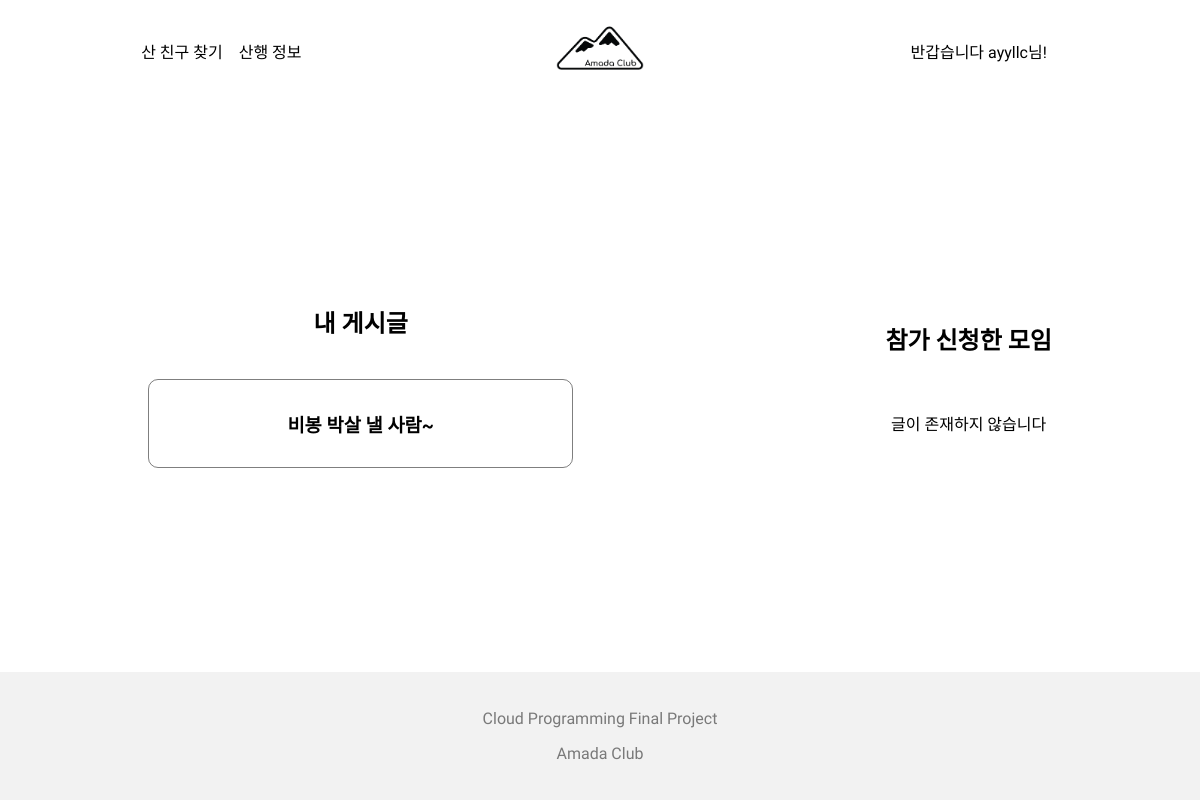
The app's page / (signed in), older data.
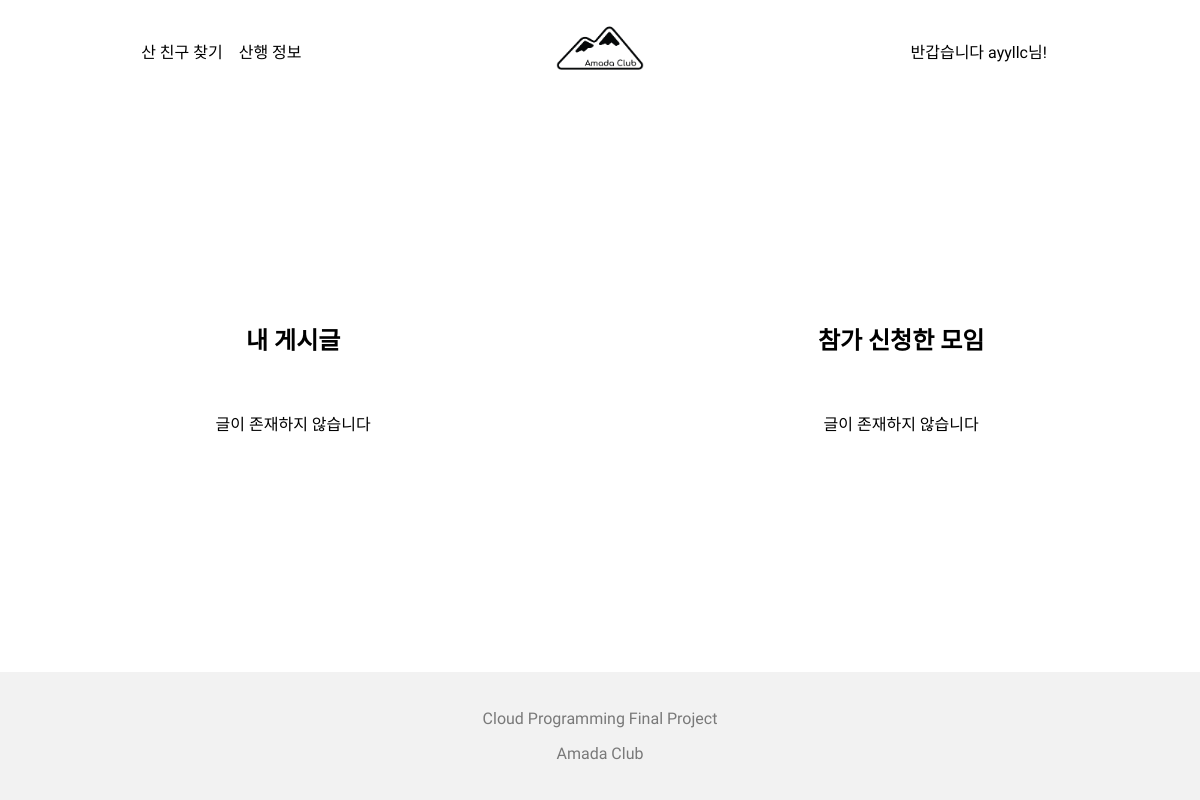
The same page, newer data.
### hiking_routes/models.py (models this page shows, shortened)
class Post(models.Model):
    title = models.CharField(max_length=50)
    author = models.ForeignKey(User, null=False, on_delete=models.CASCADE)
    content = models.TextField(max_length=500)
    image = models.ImageField(upload_to='hiking_route/images/%Y/%M/%D/', blank=True)
    created_at = models.DateTimeField(auto_now_add=True)
    updated_at = models.DateTimeField(auto_now=True)
    max_member = models.IntegerField(default=1, validators=[MinValueValidator(1)])
    date = models.CharField(max_length=50, null=False, blank=False)
    start_point = models.CharField(max_length=30)
    end_point = models.CharField(max_length=30)
    def get_absolute_url(self):
        return f'/routes/{self.pk}'

### single_pages/views.py (the view)
# urls.py: path('', views.index),
def index(request):
    if request.user.is_authenticated:
        recent_post = Post.objects.filter(author=request.user)
        recent_post = recent_post.order_by('-pk')[0:5]
        parti = Participate.objects.filter(author=request.user).order_by('-pk')
        participated_list = []
        for p in parti:
            participated_list.append(p.post)
        return render(
            request,
            'single_pages/index.html',
            {
                'recent_post': recent_post,
                'participated_list': participated_list
            }
        )
    else:
        return render(
            request,
            'single_pages/index.html'
        )

### single_pages/templates/single_pages/index.html (shortened to what this page needs)
{% extends 'base/base.html' %}
{% load static %}
{% block main_area %}
    {% if user.is_authenticated %}
        <div class="intro-box logined">
            <div class="intro-list-box">
                <h2>내 게시글</h2>
                {% if recent_post %}
                    {% for post in recent_post %}
                        <div class="intro-el-box">
                            <a href="{{ post.get_absolute_url }}"><h3>{{ post.title }}</h3></a>
                        </div>
                    {% endfor %}
                {% else %}
                    <p>글이 존재하지 않습니다</p>
                {% endif %}
            </div>
            <div class="intro-list-box">
                <h2>참가 신청한 모임</h2>
                {% if participated_list %}
                    {% for post in participated_list %}
                        <div class="intro-el-box">
                            <a href="{{ post.get_absolute_url }}"><h3>{{ post.title }}-{{ post.author }}</h3></a>
                            <p>산행일: {{ post.date }}</p>
                        </div>
                    {% endfor %}
                {% else %}
                    <p>글이 존재하지 않습니다</p>
                {% endif %}
            </div>
        </div>
    {% endif %}
{% endblock %}

Row changes from the older to the newer data that the page shows:
removed Post: title "비봉 박살 낼 사람~"
Text that changed along with them:
text now shown: "글이 존재하지 않습니다"
